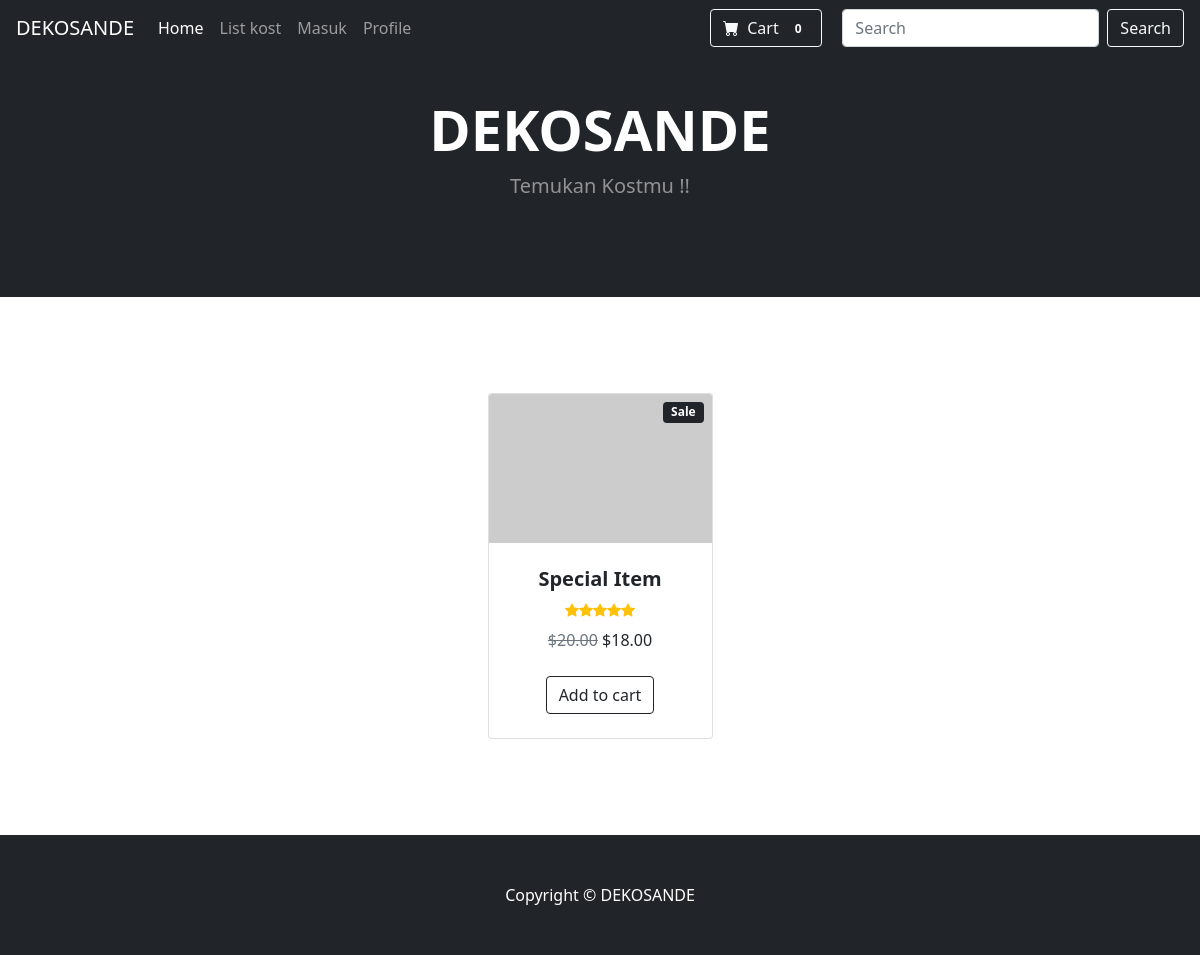
Before: / with the older database file.
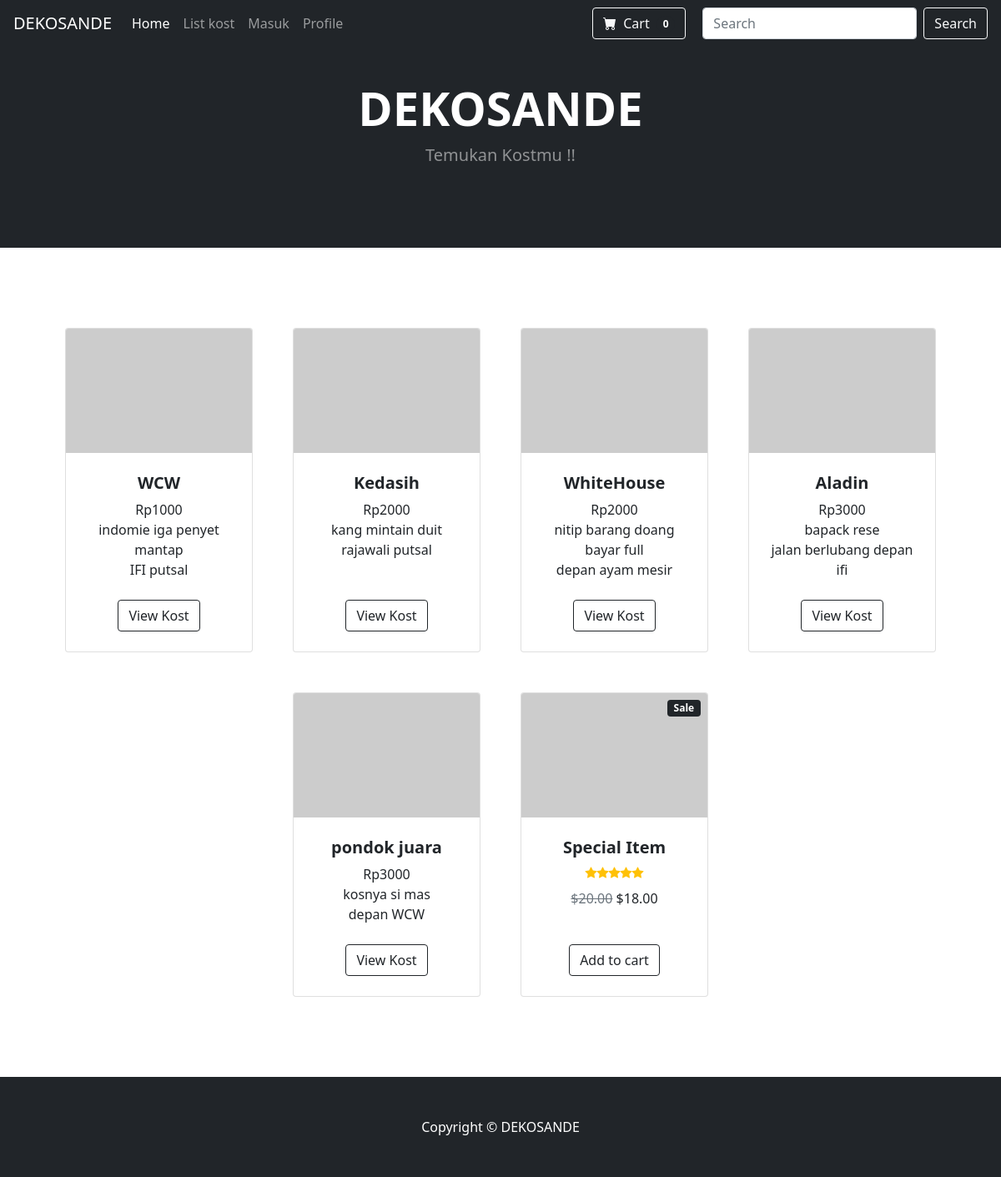
After: the same page with the newer database file.
### tables this page shows
CREATE TABLE `kos` (
  `idKos` int(11) NOT NULL,
  `namaKos` varchar(30) NOT NULL,
  `jenisKos` tinyint(1) NOT NULL,
  `hargaKos` int(8) NOT NULL,
  `alamatKos` varchar(100) NOT NULL,
  `deskripsi` text NOT NULL,
  `NIK` varchar(16) NOT NULL
);

### application/controllers/Welcome.php (called while the page is built, shortened)
<?php
	class Welcome extends CI_Controller {
		public function __construct()
		{
			$this->load->helper('form');
			$this->load->model('KostModel');
		}
		public function index()
		{
			$data['main_view'] = 'HomeView';
			$data['title'] = 'Home';
			$data['kos'] = $this->KostModel->getAllKost();
			$this->load->view('PageView', $data);
		}
	}

### index.php (called while the page is built, shortened)
<?php
require_once BASEPATH.'core/CodeIgniter.php';

### application/models/KostModel.php (called while the page is built, shortened)
<?php
class KostModel extends CI_Model {
    public function getAllKost()
    {
        return $this->db->select('*')
                        ->from('kos')
                        ->get()->result_array();
    }
}

### application/views/HomeView.php (the view, shortened to what this page needs)
<?php $this->load->view('template/Navbar');?>
<div>
    <header class="bg-dark py-5">
        <div class="container px-4 px-lg-5 my-5">
            <div class="text-center text-white">
                <h1 class="display-4 fw-bolder">DEKOSANDE</h1>
                <p class="lead fw-normal text-white-50 mb-0">Temukan Kostmu !!</p>
            </div>
        </div>
    </header>
    <section class="py-5">
        <div class="container px-4 px-lg-5 mt-5">
            <div class="row gx-4 gx-lg-5 row-cols-2 row-cols-md-3 row-cols-xl-4 justify-content-center">
                <?php
                    foreach($kos as $data) {
                        echo '
                            <div class="col mb-5">
                                <div class="card h-100">
                                    <img class="card-img-top" src="https://dummyimage.com/450x300/dee2e6/6c757d.jpg" alt="..." />
                                    <div class="card-body p-4">
                                        <div class="text-center">
                                            <h5 class="fw-bolder"> '.$data["namaKos"].' </h5>
                                            Rp'.$data["hargaKos"].'<br>
                                            '.$data["deskripsi"].'<br>
                                            '.$data["alamatKos"].'
                                        </div>
                                    </div>
                                    <div class="card-footer p-4 pt-0 border-top-0 bg-transparent">
                                        <div class="text-center"><a class="btn btn-outline-dark mt-auto" href="'.site_url('Welcome/viewKos').' ">View Kost</a></div>
                                    </div>
                                </div>
                            </div>
                        ';
                    }
                ?>
                <div class="col mb-5">
                    <div class="card h-100">
                        <div class="badge bg-dark text-white position-absolute" style="top: 0.5rem; right: 0.5rem">Sale</div>
                        <img class="card-img-top" src="https://dummyimage.com/450x300/dee2e6/6c757d.jpg" alt="..." />
                        <div class="card-body p-4">
                            <div class="text-center">
                                <h5 class="fw-bolder">Special Item</h5>
                                <div class="d-flex justify-content-center small text-warning mb-2">
                                    <div class="bi-star-fill"></div>
                                    <div class="bi-star-fill"></div>
                                    <div class="bi-star-fill"></div>
                                    <div class="bi-star-fill"></div>
                                    <div class="bi-star-fill"></div>
                                </div>
                                <span class="text-muted text-decoration-line-through">$20.00</span>
                                $18.00
                            </div>
                        </div>
                        <div class="card-footer p-4 pt-0 border-top-0 bg-transparent">
                            <div class="text-center"><a class="btn btn-outline-dark mt-auto" href="#">Add to cart</a></div>
                        </div>
                    </div>
                </div>
            </div>
        </div>
    </section>
    <?php $this->load->view('template/Footer');?>
</div>

### application/views/PageView.php (shortened to what this page needs)
<!DOCTYPE html>
<html lang="en">
<head>
    <link rel="stylesheet" type="text/css" href="https://cdn.jsdelivr.net/npm/sweetalert2@7.26.10/dist/sweetalert2.min.css" >
    <link rel="stylesheet" href="https://stackpath.bootstrapcdn.com/bootstrap/4.4.1/css/bootstrap.min.css">
    <link href="https://use.fontawesome.com/releases/v5.13.0/css/all.css" rel="stylesheet">
    <link href="https://cdn.jsdelivr.net/npm/bootstrap-icons@1.5.0/font/bootstrap-icons.css" rel="stylesheet" />
    <link href="<?= base_url('asset/css/styles.css') ?>" rel="stylesheet" />
</head>
<body>
  <?php $this->load->view($main_view); ?>
</body>
</html>

### application/views/template/Navbar.php (shortened to what this page needs)
<div>
    <nav class="navbar navbar-expand-lg navbar-dark bg-dark fixed-top">
        <a class="navbar-brand" href="#">DEKOSANDE</a>
        <div class="collapse navbar-collapse" id="navbarSupportedContent">
            <ul class="navbar-nav mr-auto">
            <li class="nav-item active">
                <a class="nav-link" href="<?= site_url('Welcome/index')?>">Home <span class="sr-only">(current)</span></a>
            </li>
            <li class="nav-item">
                <a class="nav-link" href="<?= site_url('KostController') ?>">List kost</a>
            </li>
            <li class="nav-item">
                <a class="nav-link" href="<?= site_url('Welcome/login') ?>">Masuk</a>
            </li>
            <li class="nav-item">
                <a class="nav-link" href="<?= site_url('Welcome/profile') ?>">Profile</a>
            </li>
            </ul>
            <button style="margin-right:20px"class="btn btn-outline-light" type="submit">
                <i class="bi-cart-fill me-1"></i>
                Cart
                <span class="badge bg-dark text-white ms-1 rounded-pill">0</span>
            </button>
            <form class="form-inline my-2 my-lg-0">
            <input class="form-control mr-sm-2" type="search" placeholder="Search" aria-label="Search">
            <button class="btn btn-outline-light my-2 my-sm-0" type="submit">Search</button>
            </form>
        </div>
    </nav>
</div>

### application/views/template/Footer.php
<div>
    <footer class="py-5 bg-dark">
        <div class="container"><p class="m-0 text-center text-white">Copyright &copy; DEKOSANDE</p></div>
    </footer>
</div>

Changed rows visible on the page:
added kos: namaKos "WCW", hargaKos "1000", deskripsi "indomie iga penyet mantap", alamatKos "IFI putsal"
added kos: namaKos "Kedasih", hargaKos "2000", deskripsi "kang mintain duit", alamatKos "rajawali putsal"
added kos: namaKos "WhiteHouse", hargaKos "2000", deskripsi "nitip barang doang bayar full", alamatKos "depan ayam mesir"
added kos: namaKos "Aladin", hargaKos "3000", deskripsi "bapack rese", alamatKos "jalan berlubang depan ifi"
added kos: namaKos "pondok juara", hargaKos "3000", deskripsi "kosnya si mas", alamatKos "depan WCW"
